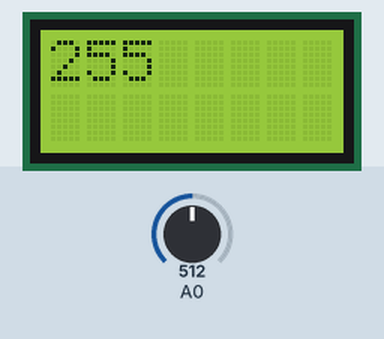
Recording of a sketch running on a simulated Arduino Uno, built with avr-gcc and run on an emulated ATmega328P. Parts: 8×2 character LCD. The test bench sets the inputs (shaded band); at power-on: A0 = 512.

Above: at 1.6 s.
1.7 s: A0 set to 716
At 2.8 s:
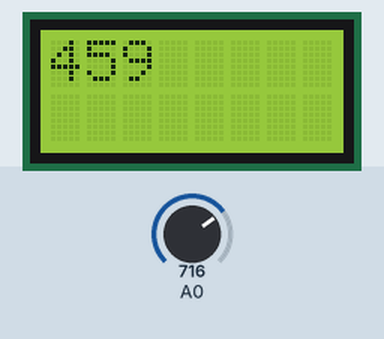
4.5 s: A0 set to 900
At 5.4 s:
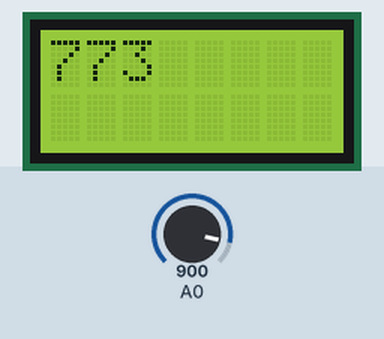
7.5 s: A0 set to 1023
At 8.8 s:
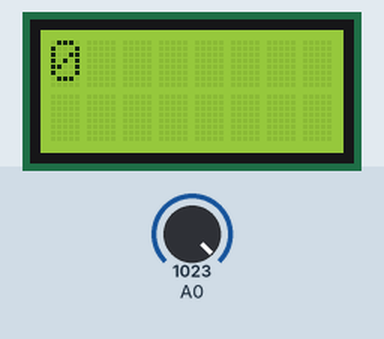
Timing chart, 0 to 10.5 s (numbered marks = the images above; inputs shaded):
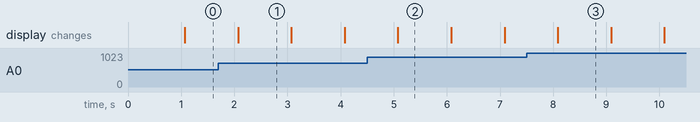

Measured:
- after the input at 1.7 s, the display: first differs from a run without the input after 0.37 s (image 1)
- after the input at 4.5 s, the display: first differs from a run without the input after 0.58 s (image 2)
- after the input at 7.5 s, the display: first differs from a run without the input after 0.59 s (image 3)
- what the display in image 1 shows lasts 1.0 s, from 2.1 s to 3.1 s

The sketch:

THERMISOTR.ino
```cpp
#include <LiquidCrystal.h>
LiquidCrystal lcd(12, 11, 5, 4, 3, 2);

// FUNCTIE CITIRE THERISTOR
void setup() {
  // set up the LCD's number of columns and rows:
  lcd.begin(8, 2);
  lcd.clear();
}
const int temps[] PROGMEM = { 0, 1, 2, 3, 4, 6, 7, 8, 9, 10, 11, 12, 13, 14, 15, 16, 17, 18, 19, 20, 21, 22, 24, 25, 26, 27, 28, 29, 30, 31, 32, 33, 34, 35, 36, 37, 38, 39, 40, 41, 42, 43, 44, 45, 46, 47, 48, 49, 50, 51, 52, 53, 54, 55, 56, 57, 58, 59, 60, 61, 62, 63, 64, 65, 66, 67, 68, 68, 69, 70, 71, 72, 73, 74, 75, 76, 77, 78, 79, 80, 81, 82, 83, 84, 85, 86, 87, 88, 88, 89, 90, 91, 92, 93, 94, 95, 96, 97, 98, 99, 100, 101, 102, 102, 103, 104, 105, 106, 107, 108, 109, 110, 111, 112, 113, 114, 114, 115, 116, 117, 118, 119, 120, 121, 122, 123, 124, 124, 125, 126, 127, 128, 129, 130, 131, 132, 133, 134, 134, 135, 136, 137, 138, 139, 140, 141, 142, 143, 143, 144, 145, 146, 147, 148, 149, 150, 151, 151, 152, 153, 154, 155, 156, 157, 158, 159, 159, 160, 161, 162, 163, 164, 165, 166, 167, 167, 168, 169, 170, 171, 172, 173, 174, 175, 175, 176, 177, 178, 179, 180, 181, 182, 182, 183, 184, 185, 186, 187, 188, 189, 190, 190, 191, 192, 193, 194, 195, 196, 197, 197, 198, 199, 200, 201, 202, 203, 204, 205, 205, 206, 207, 208, 209, 210, 211, 212, 212, 213, 214, 215, 216, 217, 218, 219, 220, 220, 221, 222, 223, 224, 225, 226, 227, 228, 228, 229, 230, 231, 232, 233, 234, 235, 235, 236, 237, 238, 239, 240, 241, 242, 243, 243, 244, 245, 246, 247, 248, 249, 250, 251, 252, 252, 253, 254, 255, 256, 257, 258, 259, 260, 260, 261, 262, 263, 264, 265, 266, 267, 268, 269, 269, 270, 271, 272, 273, 274, 275, 276, 277, 278, 279, 279, 280, 281, 282, 283, 284, 285, 286, 287, 288, 289, 289, 290, 291, 292, 293, 294, 295, 296, 297, 298, 299, 300, 301, 301, 302, 303, 304, 305, 306, 307, 308, 309, 310, 311, 312, 313, 314, 315, 315, 316, 317, 318, 319, 320, 321, 322, 323, 324, 325, 326, 327, 328, 329, 330, 331, 332, 333, 334, 335, 335, 336, 337, 338, 339, 340, 341, 342, 343, 344, 345, 346, 347, 348, 349, 350, 351, 352, 353, 354, 355, 356, 357, 358, 359, 360, 361, 362, 363, 364, 365, 366, 367, 368, 369, 370, 371, 372, 373, 374, 375, 376, 377, 378, 379, 380, 381, 382, 383, 384, 385, 386, 387, 388, 389, 390, 392, 393, 394, 395, 396, 397, 398, 399, 400, 401, 402, 403, 404, 405, 406, 407, 408, 410, 411, 412, 413, 414, 415, 416, 417, 418, 419, 420, 422, 423, 424, 425, 426, 427, 428, 429, 430, 432, 433, 434, 435, 436, 437, 438, 439, 441, 442, 443, 444, 445, 446, 448, 449, 450, 451, 452, 453, 455, 456, 457, 458, 459, 460, 462, 463, 464, 465, 466, 468, 469, 470, 471, 472, 474, 475, 476, 477, 479, 480, 481, 482, 484, 485, 486, 487, 489, 490, 491, 492, 494, 495, 496, 498, 499, 500, 501, 503, 504, 505, 507, 508, 509, 511, 512, 513, 515, 516, 517, 519, 520, 521, 523, 524, 525, 527, 528, 530, 531, 532, 534, 535, 537, 538, 539, 541, 542, 544, 545, 547, 548, 550, 551, 552, 554, 555, 557, 558, 560, 561, 563, 564, 566, 567, 569, 570, 572, 574, 575, 577, 578, 580, 581, 583, 585, 586, 588, 589, 591, 593, 594, 596, 598, 599, 601, 603, 604, 606, 608, 609, 611, 613, 614, 616, 618, 620, 621, 623, 625, 627, 628, 630, 632, 634, 636, 638, 639, 641, 643, 645, 647, 649, 651, 653, 654, 656, 658, 660, 662, 664, 666, 668, 670, 672, 674, 676, 678, 680, 683, 685, 687, 689, 691, 693, 695, 697, 700, 702, 704, 706, 708, 711, 713, 715, 718, 720, 722, 725, 727, 729, 732, 734, 737, 739, 741, 744, 746, 749, 752, 754, 757, 759, 762, 764, 767, 770, 773, 775, 778, 781, 784, 786, 789, 792, 795, 798, 801, 804, 807, 810, 813, 816, 819, 822, 825, 829, 832, 835, 838, 842, 845, 848, 852, 855, 859, 862, 866, 869, 873, 877, 881, 884, 888, 892, 896, 900, 904, 908, 912, 916, 920, 925, 929, 933, 938, 942, 947, 952, 956, 961, 966, 971, 976, 981, 986, 991, 997, 1002, 1007, 1013, 1019, 1024, 1030, 1036, 1042, 1049, 1055, 1061, 1068, 1075, 1082, 1088, 1096, 1103, 1110, 1118, 1126, 1134, 1142,  1150, 1159, 1168, 1177, 1186, 1196, 1206, 1216, 1226, 1237, 1248, 1260, 1272, 1284, 1297, 1310, 1324, 1338, 1353, 1369, 1385, 1402, 1420, 1439, 1459, 1480, 1502 };

void loop(){
  int therm;
therm=analogRead(A0)-238;
therm=pgm_read_word(&temps[therm]);
lcd.print(therm);
  delay(1000);
  lcd.clear();
}
```
